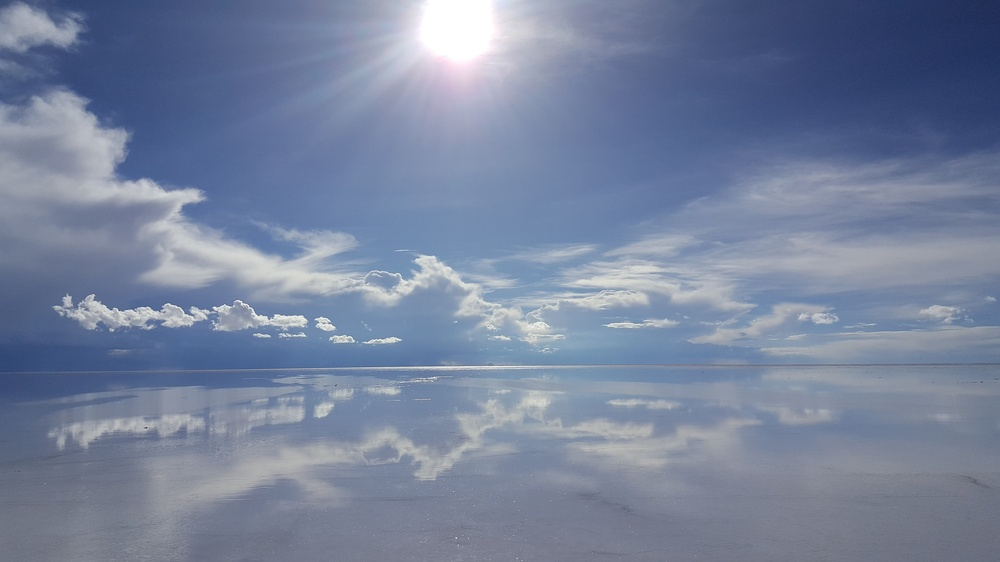
#> input picture MLHW3/data/20180108_171224.jpg, 1000 x 562 px, shrunk from 2656 x 1494 before the run
$ python pca_eig.py
#> lines starting #> are read from the running program, lines starting #| are printed output that depends on the picture
import numpy as np
from PIL import Image
import matplotlib.pyplot as plt


def pca(X, D):
    """
    PCA
    Input:
        X - An (n, n) numpy array
        D - An int less than n. The target dimension
    Output:
        X - A compressed (n, n) numpy array
    """
    #mean center the data
    M = np.mean(X, axis=0)
    X_centered=X-M
    cov=np.dot(X_centered.T,X_centered)
    e,v=np.linalg.eig(cov)
    #subset v to only D columns
    v=v[:,:D]
    P = np.dot(v.T,X_centered.T).T
    result = np.dot(P,v.T)+M
    return result


def sklearn_pca(X, D):
    """
    Your PCA implementation should be equivalent to this function.
    Do not use this function in your implementation!
    """

    from sklearn.decomposition import PCA
    p = PCA(n_components=D, svd_solver='full')
    trans_pca = p.fit_transform(X)
    X = p.inverse_transform(trans_pca)
    return X


if __name__ == '__main__':
    D = 256

    a = Image.open('data/20180108_171224.jpg').convert('RGB')
#> a is the input picture: PIL image 1000x562 RGB; mean R, G, B 118.3, 130.9, 157
    ax1 = plt.subplot(1, 2, 1)
    ax1.set_title('Original')
    ax1.imshow(a)
    b = np.array(a)
    c = b.astype('float') / 255.
    for i in range(3):
        x = c[:, :, i]
        mu = np.mean(x)
        x = x - mu
        print(x.shape)
        x_true = sklearn_pca(x, D)
        x = pca(x, D)
        print(x.shape, x_true.shape)
        print(x_true[0])
        print(x[0])
        assert np.allclose(x, x_true, atol=0.05)  # Test your results
        x = x + mu
        c[:, :, i] = x
#> this loop made 3 passes
#> mu on passes 1 to 3: 0.464, 0.513, 0.616
#| [-2.38038308e-01 -2.43648597e-01 -2.38175975e-01 -2.36704404e-01
#|  -2.31600164e-01 -2.24915243e-01 -2.24456939e-01 -2.16809280e-01
#|  -2.03555288e-01 -2.07337434e-01 -2.06772052e-01 -2.00513006e-01
#|  -1.88538341e-01 -1.79546325e-01 -1.70241198e-01 -1.60996965e-01
#|  -1.62843192e-01 -1.59931124e-01 -1.58348873e-01 -1.58503718e-01
#|  -1.78329900e-01 -1.96567237e-01 -1.92314009e-01 -1.95186611e-01
#|  -1.97210039e-01 -1.98790194e-01 -1.96569824e-01 -1.90501935e-01
#|  -1.94980662e-01 -1.94013792e-01 -1.88544438e
#> (further printed lines are left out)
#> pass 1, `x = c[:, :, i]`:
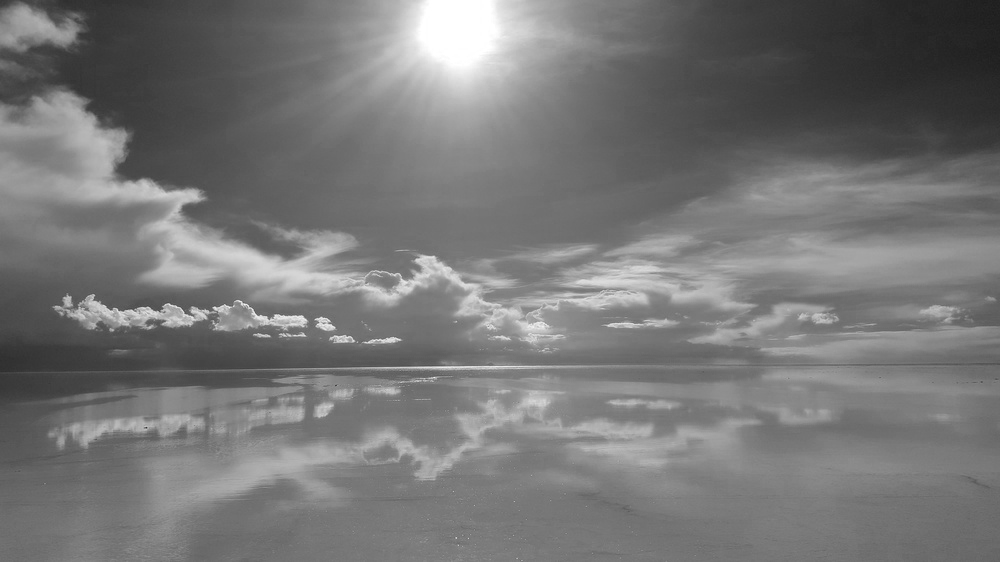
#> x: shape (562, 1000) float64; min 0.11, max 1, mean 0.464
#> pass 1, `x = x - mu`:
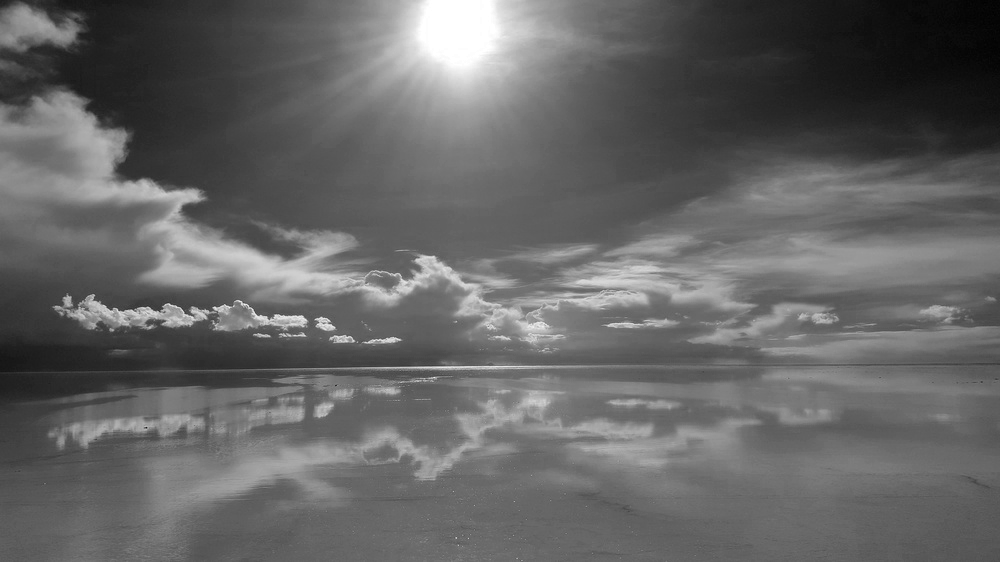
#> x: shape (562, 1000) float64; min -0.354, max 0.536, mean -2.36e-17; drawn with min black and max white
#> pass 1, in sklearn_pca, `trans_pca = p.fit_transform(X)`:
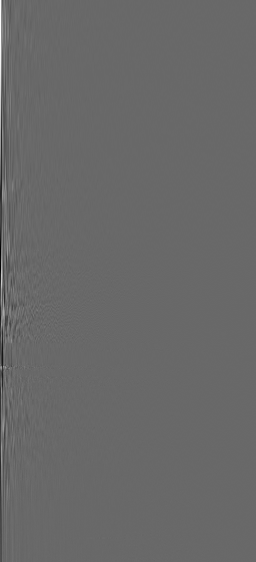
#> trans_pca: shape (562, 256) float64; min -4.28, max 6.12, mean 2.3e-17; drawn with min black and max white
#> after the loop:
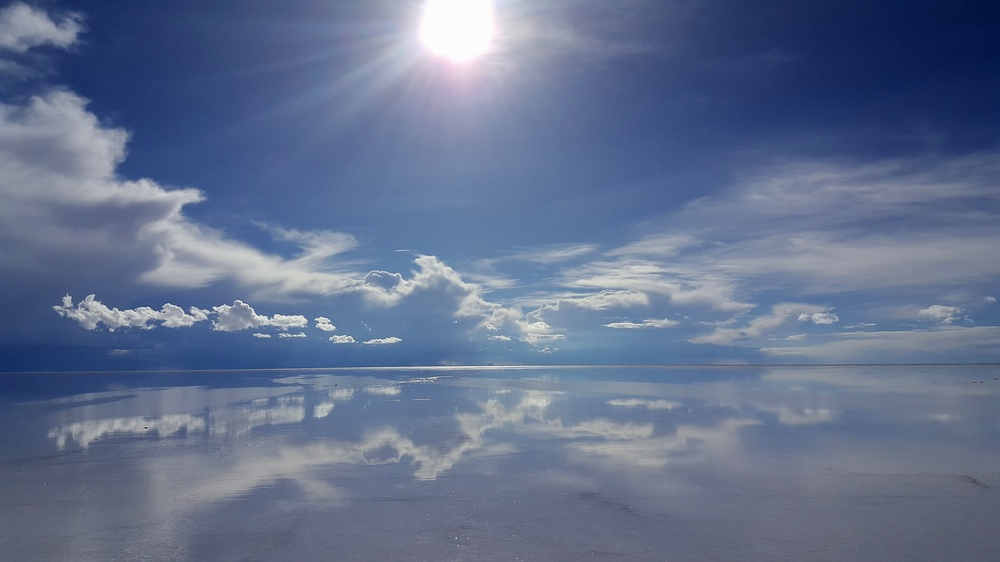
#> c: shape (562, 1000, 3) float64; mean R, G, B 0.464, 0.513, 0.616; drawn with min black and max white

    b = np.uint8(c * 255.)
    a = Image.fromarray(b)
    ax2 = plt.subplot(1, 2, 2)
    ax2.set_title('Compressed')
    ax2.imshow(a)
    plt.show()
